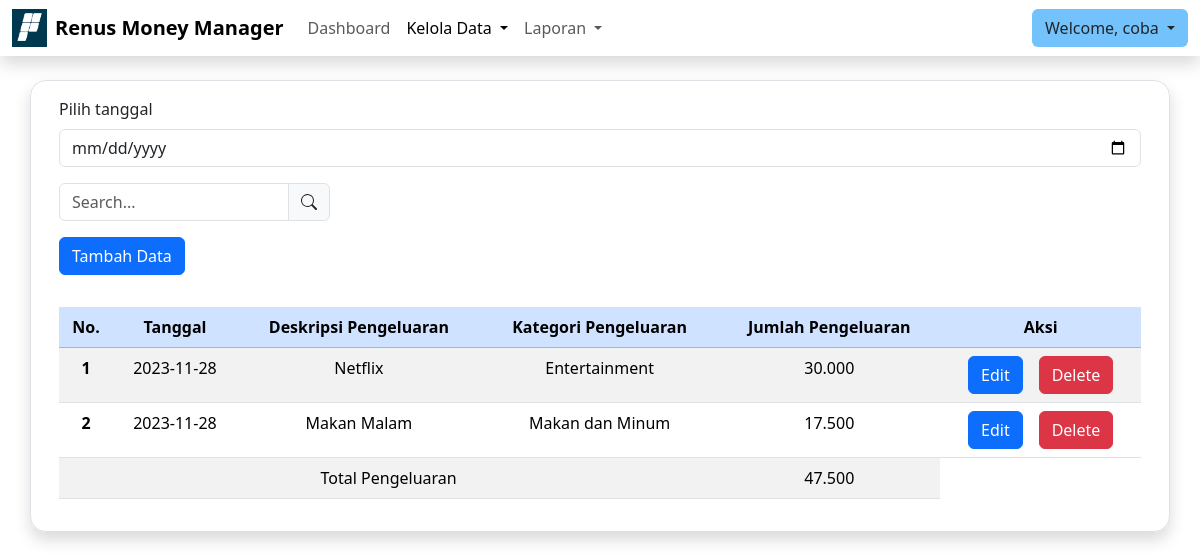
The app's page /kelolaPengeluaran.php?filter_tgl=2023-11-28 (signed in) with its own data.
### tables this page shows
CREATE TABLE `pengeluaran` (
  `id_pengeluaran` int(11) NOT NULL,
  `tanggal` date NOT NULL,
  `deskripsi` varchar(50) NOT NULL,
  `id_kategori` int(11) NOT NULL,
  `jumlah` int(11) NOT NULL,
  `id_user` int(11) NOT NULL
);

CREATE TABLE `kategori_pengeluaran` (
  `id_kategori` int(11) NOT NULL,
  `nama_kategori` varchar(255) NOT NULL
);

### functions/query.php (called while the page is built)
<?php
    $db = mysqli_connect('localhost', 'u749483805_cash', 'Ramadani1234?', 'u749483805_cash');
    if (mysqli_connect_error() == true) {
        die('Gagal terhubung ke database');
        return false;
    } else {
        return true;
    }
    function query($query) {
        global $db;
        $result = mysqli_query($db, $query);
        $rows = [];
        while( $row = mysqli_fetch_assoc($result) ) {
            $rows[] = $row;
        }
        return $rows;
    }
?>

### kelolaPengeluaran.php (the view, shortened to what this page needs)
<?php
    require 'functions/query.php';
    if(isset($_COOKIE['login'])) {
        if ($_COOKIE['level'] == 'user') {
            $_SESSION['login'] = true;
            $username = $_COOKIE['login'];
            $id = $_COOKIE['id'];
        }
        elseif ($_COOKIE['level'] == 'admin') {
            $_SESSION['login'] = true;
            header('Location: kelolaPengguna');
        }
    }
    elseif ($_SESSION['role'] == 'user') {
        $username = $_SESSION['user'];
        $id = $_SESSION['id'];
    }
    else {
        if ($_SESSION['role'] == 'admin') {
            header('Location: kelolaPengguna');
            exit;
        }
    }
    if (isset($_GET['filter_tgl'])) {
        $date = $_GET['filter_tgl'];
        $queryPengeluaran = "SELECT * FROM pengeluaran
                            JOIN kategori_pengeluaran ON pengeluaran.id_kategori = kategori_pengeluaran.id_kategori
                            WHERE tanggal = '$date' AND id_user = '$id'
                            ORDER BY tanggal DESC
                            ";
    }
    $pengeluaran = query($queryPengeluaran);
?>
<!DOCTYPE html>
<html lang="en">
<head>
    <link href="https://cdn.jsdelivr.net/npm/bootstrap@5.3.2/dist/css/bootstrap.min.css" rel="stylesheet">
</head>
<body>
    <nav class="navbar navbar-expand-lg bg-white shadow sticky-top">
        <div class="container-fluid">
            <img src="img/rns.png" width="35px">
            <div class="ms-2 navbar-brand fw-bold">Renus Money Manager</div>
            <div class="collapse navbar-collapse" id="navbarSupportedContent">
                <ul class="navbar-nav me-auto mb-2 mb-lg-0">
                    <li class="nav-item">
                        <a class="nav-link" aria-current="page" href="dashboard">Dashboard</a>
                    </li>
                    <li class="nav-item dropdown">
                        <a class="nav-link active dropdown-toggle" href="#" role="button" data-bs-toggle="dropdown" aria-expanded="false">
                            Kelola Data
                        </a>
                    </li>
                    <li class="nav-item dropdown">
                        <a class="nav-link dropdown-toggle" href="#" role="button" data-bs-toggle="dropdown" aria-expanded="false">
                            Laporan
                        </a>
                    </li>
                </ul>
            </div>
            <div class="dropdown">
                <button class="btn dropdown-toggle" style="background: #73c2fb" type="button" data-bs-toggle="dropdown" aria-expanded="false">
                    Welcome, <?= $username ?>
                </button>
            </div>
        </div>
    </nav>
    <div class="container mt-4 border rounded-4 shadow">
        <div class="row">
            <div class="col">
                <div class="m-3">
                    <form action="kelolaPengeluaran" method="GET">
                        <label for="filter" class="mb-2">Pilih tanggal</label>
                        <input type="date"x class="form-control" id="filter" name="filter_tgl" onchange="submit()">
                    </form>
                </div>
                <div class="m-3">
                    <form action="kelolaPengeluaran" method="GET" id="search-form">
                        <div class="input-group mb-3 w-25">
                            <input type="text" class="form-control" placeholder="Search..." aria-label="Search" aria-describedby="search-bar" name="search_query">
                            <span class="input-group-text" id="search-bar" onclick="$('#search-form').submit()">
                            </span>
                        </div>
                    </form>
                </div>
                <div class="m-3">
                    <button type="button" class="btn btn-primary" data-bs-toggle="modal" data-bs-target="#modalTambah">
                        Tambah Data
                    </button>
                </div>
                <div class="p-3">
                    <table class="table table-striped text-center">
                        <thead>
                            <tr class="table-primary">
                            <th scope="col">No.</th>
                            <th scope="col">Tanggal</th>
                            <th scope="col">Deskripsi Pengeluaran</th>
                            <th scope="col">Kategori Pengeluaran</th>
                            <th scope="col">Jumlah Pengeluaran</th>
                            <th scope="col">Aksi</th>
                            </tr>
                        </thead>
                        <tbody>
                            <?php
                                $index = 1;
                                $totalPengeluaran = 0;
                            ?>
                            <?php foreach($pengeluaran as $p) : ?>
                            <tr>
                                <th scope="row"> <?= $index ?> </th>
                                <td> <?= $p['tanggal'] ?> </td>
                                <td> <?= $p['deskripsi'] ?> </td>
                                <td> <?= $p['nama_kategori'] ?> </td>
                                <td> <?= str_replace(',', '.', number_format($p['jumlah'])); ?> </td>
                                <td>
                                    <div class="d-flex justify-content-center">
                                        <button type="button" class="btn btn-primary me-3" data-bs-toggle="modal" data-bs-target="#modalEdit"
                                                data-tgl="<?= $p['tanggal'] ?>" data-deskripsi="<?= $p['deskripsi'] ?>"
                                                data-jumlah="<?= $p['jumlah'] ?>" data-id-pengeluaran="<?= $p['id_pengeluaran'] ?>">
                                            Edit
                                        </button>
                                        <form action="functions/hapusData" method="POST">
                                            <button type="submit" class="btn btn-danger">Delete</button>
                                        </form>
                                    </div>
                                </td>
                            </tr>
                            <?php
                                $index++;
                                $totalPengeluaran += $p['jumlah'];
                            ?>
                            <?php endforeach; ?>
                            <?php if (count($pengeluaran) > 0) : ?>
                            <tr>
                                <td colspan="4">Total Pengeluaran</td>
                                <td> <?= str_replace(',', '.', number_format($totalPengeluaran)); ?> </td>
                            </tr>
                            <?php endif; ?>
                        </tbody>
                    </table>
                </div>
            </div>
        </div>
    </div>
</body>
</html>

### records on screen
pengeluaran: tanggal "2023-11-28", deskripsi "Netflix", id_kategori.nama_kategori "Entertainment", jumlah "30.000"
pengeluaran: tanggal "2023-11-28", deskripsi "Makan Malam", id_kategori.nama_kategori "Makan dan Minum", jumlah "17.500"

### other values on screen
$username "coba"
str_replace(',', '.', number_format($totalPengeluaran)) "47.500"
